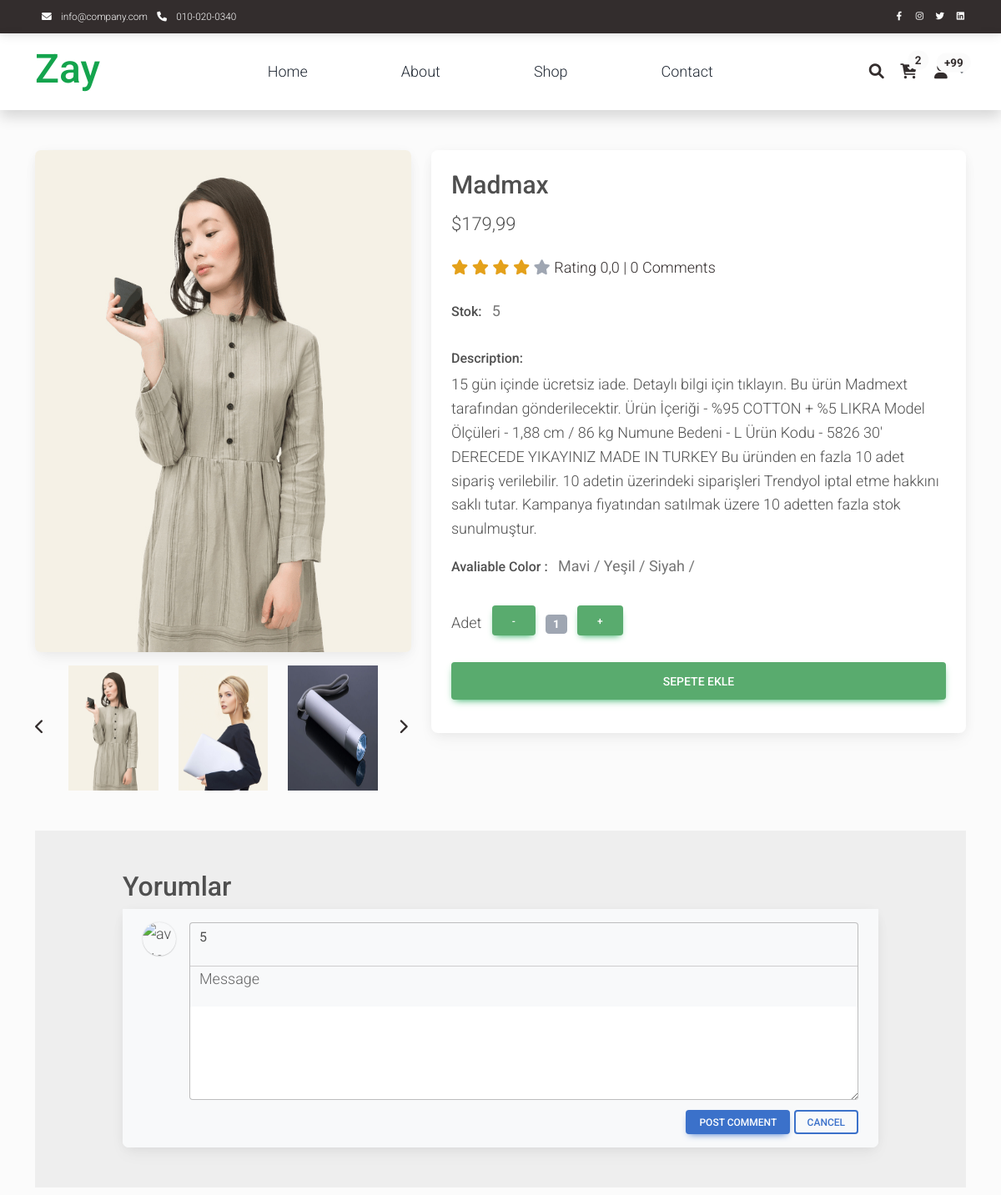
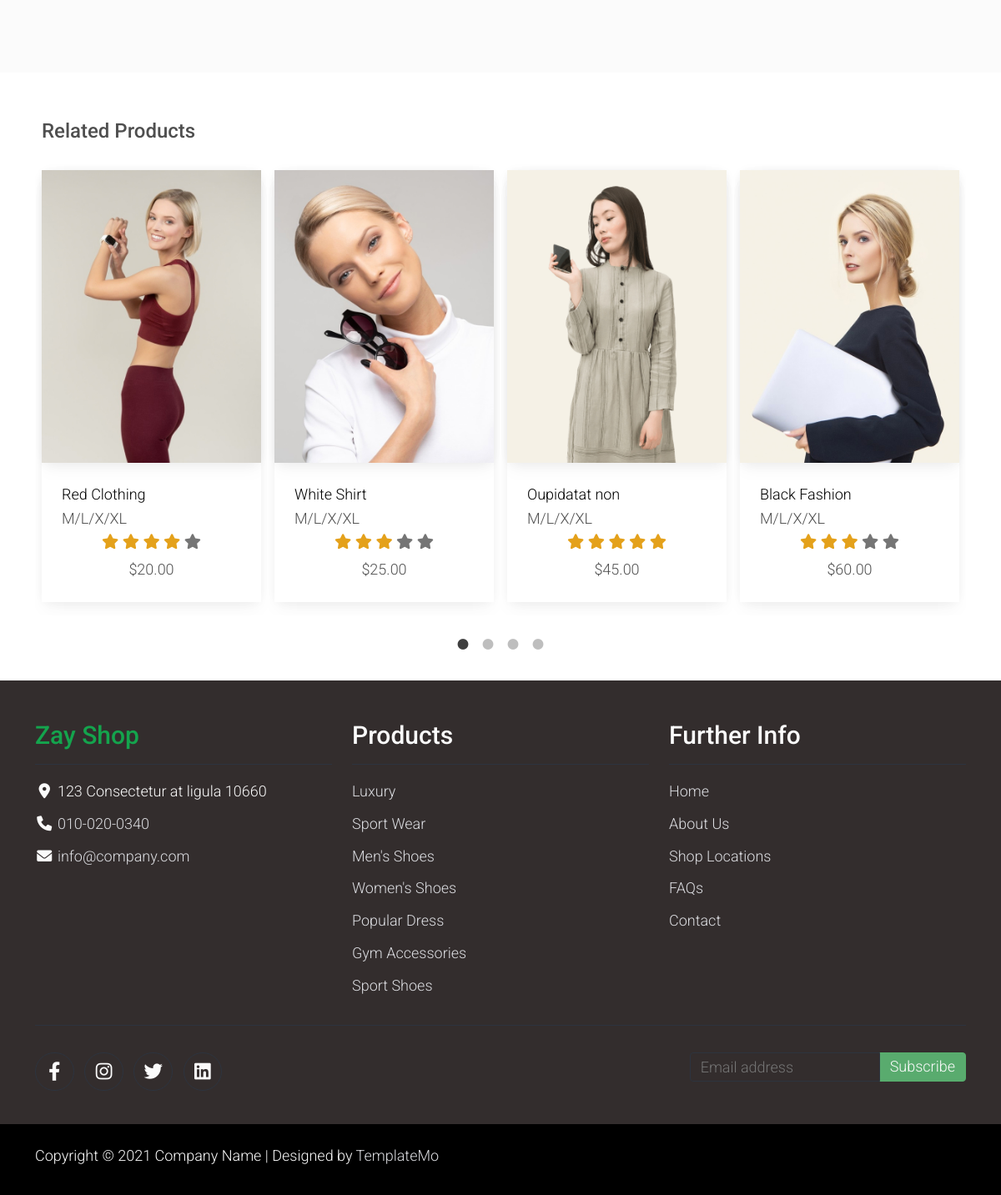
The page /Detail/1/ (signed in) on the database its author committed (2 pictures, top to bottom).
### appMy/models.py (models this page shows, shortened)
class ProductImage(models.Model):
   product = models.ForeignKey(Product, verbose_name=("Ürün"), on_delete=models.CASCADE)
   image = models.ImageField(("Ürün Resmi"), upload_to='product',  max_length=200)

class Product(models.Model):
   user = models.ForeignKey(User, verbose_name=("Kullanıcı"), on_delete=models.CASCADE)
   title = models.CharField(("Başlık"), max_length=50)
   text = models.TextField(("Açıklama"))
   price = models.FloatField(("Fiyat"))
   stok = models.IntegerField(("Stok"))
   colors = models.ManyToManyField(ProductColor, verbose_name=("Ürün Renkleri"))
   stars = models.FloatField(("Ürün Puanı"), default=0)
   date_now = models.DateTimeField(("Tarih - Saat"), auto_now_add=True)

class ProductColor(models.Model):
   title = models.CharField(("Renk"), max_length=50)

### appMy/views.py (the view, shortened to what this page needs)
# urls.py: path('Detail/<id>/', Detail, name='Detail'),
def Detail(request, id):
   product = Product.objects.get(id=id)
   product_img = ProductImage.objects.filter(product=product)
   comments = Comment.objects.filter(product=product)
   context = {
      "product":product,
      "product_img": product_img,
      "comments": comments,
   }
   return render(request, 'shop-single.html', context)

### appUser/context_processors.py (called while the page is built)
def basketsLength(request):
   if request.user.is_authenticated:
      baskets = Basket.objects.filter(user=request.user)
   else:
      baskets = []
   return {"basketsLength":len(baskets)}

### appMy/templates/shop-single.html (shortened to what this page needs)
{% extends 'base.html' %}
{% load static %}
{% block css %}
    <link rel="stylesheet" type="text/css" href="{% static 'css/slick.min.css' %}">
    <link rel="stylesheet" type="text/css" href="{% static 'css/slick-theme.css' %}">
{% endblock css %}
{% block body %}
    <section class="bg-light">
        <div class="container pb-5">
            <div class="row">
                <div class="col-lg-5 mt-5">
                    <div class="card mb-3">
                        <img class="card-img img-fluid" src="{{ product_img.first.image.url }}" alt="Card image cap" id="product-detail">
                    </div>
                    <div class="row">
                        <div class="col-1 align-self-center">
                            <a href="#multi-item-example" role="button" data-bs-slide="prev">
                                <i class="text-dark fas fa-chevron-left"></i>
                            </a>
                        </div>
                        <div id="multi-item-example" class="col-10 carousel slide carousel-multi-item" data-bs-ride="carousel">
                            <div class="carousel-inner product-links-wap" role="listbox">
                                <div class="carousel-item active">
                                    <div class="row">
                                        {% for i in product_img|slice:'0:3' %}
                                        <div class="col-4">
                                            <a href="#">
                                                <img class="card-img img-fluid" src="{{ i.image.url }}" style="height: 150px;" alt="Product Image 1">
                                            </a>
                                        </div>
                                        {% endfor %}
                                    </div>
                                </div>
                            </div>
                        </div>
                        <div class="col-1 align-self-center">
                            <a href="#multi-item-example" role="button" data-bs-slide="next">
                                <i class="text-dark fas fa-chevron-right"></i>
                            </a>
                        </div>
                    </div>
                </div>
                <div class="col-lg-7 mt-5">
                    <div class="card">
                        <div class="card-body">
                            <h1 class="h2">{{ product.title }}</h1>
                            <p class="h3 py-2">${{ product.price }}</p>
                            <p class="py-2">
                                <i class="fa fa-star text-warning"></i>
                                <i class="fa fa-star text-warning"></i>
                                <i class="fa fa-star text-warning"></i>
                                <i class="fa fa-star text-warning"></i>
                                <i class="fa fa-star text-secondary"></i>
                                <span class="list-inline-item text-dark">Rating {{ product.stars }} | {{ comments|length }} Comments</span>
                            </p>
                            <ul class="list-inline">
                                <li class="list-inline-item">
                                    <h6>Stok:</h6>
                                </li>
                                <li class="list-inline-item">
                                    <p class="text-muted"><strong>{{ product.stok }}</strong></p>
                                </li>
                            </ul>
                            <h6>Description:</h6>
                            <p>{{ product.text }}</p>
                            <ul class="list-inline">
                                <li class="list-inline-item">
                                    <h6>Avaliable Color :</h6>
                                </li>
                                <li class="list-inline-item">
                                    <p class="text-muted">
                                        {% for i in product.colors.all %}
                                        <strong>{{ i.title }} /</strong>
                                        {% endfor %}
                                    </p>
                                </li>
                            </ul>
                            <form method="POST">
                                <div class="row">
                                    <div class="col-auto">
                                        <ul class="list-inline pb-3">
                                            <li class="list-inline-item text-right">
                                                Adet
                                            </li>
                                            <li class="list-inline-item"><span class="btn btn-success" id="btn-minus">-</span></li>
                                            <li class="list-inline-item"><span class="badge bg-secondary" id="var-value">1</span></li>
                                            <li class="list-inline-item"><span class="btn btn-success" id="btn-plus">+</span></li>
                                        </ul>
                                    </div>
                                </div>
                                <div class="row pb-3">
                                    <div class="col d-grid">
                                        <button class="btn btn-success btn-lg"   {% if not request.user.is_authenticated %}type="button" data-mdb-toggle="modal" data-mdb-target="#modalsepet" {% else %} type="submit" {% endif %}  name="button" value="btn-shopadd">Sepete Ekle</button>
                                    </div>
                                </div>
                            </form>
                        </div>
                    </div>
                </div>
            </div>
            <section style="background-color: #eee;">
                <div class="container my-5 py-5">
                    <div class="row d-flex justify-content-center">
                        <div class="col-md-12 col-lg-10 col-xl-10">
                            <h2>Yorumlar</h2>
                            <div class="card">
                                <form method="POST" class="card-footer py-3 border-0" style="background-color: #f8f9fa;">
                                    <div class="d-flex flex-start w-100">
                                        <img class="rounded-circle shadow-1-strong me-3"
                                            src="https://mdbcdn.b-cdn.net/img/Photos/Avatars/img%20(19).webp" alt="avatar"
                                            width="40" height="40" />
                                        <div class="form-outline w-100">
                                            <select class="form-control" name="star" id="">
                                                <option value="5">5</option>
                                            </select>
                                            <hr>
                                            <textarea name="text" class="form-control mt-5" id="textAreaExample" rows="4"
                                                style="background: #fff;"></textarea>
                                            <label class="form-label mt-5" for="textAreaExample">Message</label>
                                        </div>
                                    </div>
                                    <div class="float-end mt-2 pt-1">
                                        <button name="button" value="btn-comment" type="submit" class="btn btn-primary btn-sm">Post comment</button>
                                        <button type="button" class="btn btn-outline-primary btn-sm">Cancel</button>
                                    </div>
                                </form>
                            </div>
                        </div>
                    </div>
                </div>
            </section>
        </div>
    </section>
    <section class="py-5">
        <div class="container">
            <div class="row text-left p-2 pb-3">
                <h4>Related Products</h4>
            </div>
            <div id="carousel-related-product">
                <div class="p-2 pb-3">
                    <div class="product-wap card rounded-0">
                        <div class="card rounded-0">
                            <img class="card-img rounded-0 img-fluid" src="{% static 'img/shop_08.jpg' %}">
                        </div>
                        <div class="card-body">
                            <a href="shop-single.html" class="h3 text-decoration-none">Red Clothing</a>
                            <ul class="w-100 list-unstyled d-flex justify-content-between mb-0">
                                <li>M/L/X/XL</li>
                            </ul>
                            <ul class="list-unstyled d-flex justify-content-center mb-1">
                                <li>
                                    <i class="text-warning fa fa-star"></i>
                                    <i class="text-warning fa fa-star"></i>
                                    <i class="text-warning fa fa-star"></i>
                                    <i class="text-warning fa fa-star"></i>
                                    <i class="text-muted fa fa-star"></i>
                                </li>
                            </ul>
                            <p class="text-center mb-0">$20.00</p>
                        </div>
                    </div>
                </div>
                <div class="p-2 pb-3">
                    <div class="product-wap card rounded-0">
                        <div class="card rounded-0">
                            <img class="card-img rounded-0 img-fluid" src="{% static 'img/shop_09.jpg' %}">
                        </div>
                        <div class="card-body">
                            <a href="shop-single.html" class="h3 text-decoration-none">White Shirt</a>
                            <ul class="w-100 list-unstyled d-flex justify-content-between mb-0">
                                <li>M/L/X/XL</li>
                            </ul>
                            <ul class="list-unstyled d-flex justify-content-center mb-1">
                                <li>
                                    <i class="text-warning fa fa-star"></i>
                                    <i class="text-warning fa fa-star"></i>
                                    <i class="text-warning fa fa-star"></i>
                                    <i class="text-muted fa fa-star"></i>
                                    <i class="text-muted fa fa-star"></i>
                                </li>
                            </ul>
                            <p class="text-center mb-0">$25.00</p>
                        </div>
                    </div>
                </div>
                <div class="p-2 pb-3">
                    <div class="product-wap card rounded-0">
                        <div class="card rounded-0">
                            <img class="card-img rounded-0 img-fluid" src="{% static 'img/shop_10.jpg' %}">
                        </div>
                        <div class="card-body">
                            <a href="shop-single.html" class="h3 text-decoration-none">Oupidatat non</a>
                            <ul class="w-100 list-unstyled d-flex justify-content-between mb-0">
                                <li>M/L/X/XL</li>
                            </ul>
                            <ul class="list-unstyled d-flex justify-content-center mb-1">
                                <li>
                                    <i class="text-warning fa fa-star"></i>
                                    <i class="text-warning fa fa-star"></i>
                                    <i class="text-warning fa fa-star"></i>
                                    <i class="text-warning fa fa-star"></i>
                                    <i class="text-warning fa fa-star"></i>
                                </li>
                            </ul>
                            <p class="text-center mb-0">$45.00</p>
                        </div>
                    </div>
                </div>
                <div class="p-2 pb-3">
                    <div class="product-wap card rounded-0">
                        <div class="card rounded-0">
                            <img class="card-img rounded-0 img-fluid" src="{% static 'img/shop_11.jpg' %}">
                        </div>
                        <div class="card-body">
                            <a href="shop-single.html" class="h3 text-decoration-none">Black Fashion</a>
                            <ul class="w-100 list-unstyled d-flex justify-content-between mb-0">
                                <li>M/L/X/XL</li>
                            </ul>
                            <ul class="list-unstyled d-flex justify-content-center mb-1">
                                <li>
                                    <i class="text-warning fa fa-star"></i>
                                    <i class="text-warning fa fa-star"></i>
                                    <i class="text-warning fa fa-star"></i>
                                    <i class="text-muted fa fa-star"></i>
                                    <i class="text-muted fa fa-star"></i>
                                </li>
                            </ul>
                            <p class="text-center mb-0">$60.00</p>
                        </div>
                    </div>
                </div>
            </div>
        </div>
    </section>
{% endblock body %}

### appMy/static/css/templatemo.css (style rules this page uses)
body, ul, li, p, a, label, input, div { font-family: 'Roboto', sans-serif; font-size: 18px !important; font-weight: 300 !important; }
.h2 { font-family: 'Roboto', sans-serif; font-size: 30px !important; font-weight: 300; }
.h3 { font-family: 'Roboto', sans-serif; font-size: 22px !important; }
.text-warning { color: #ede861 !important; }
.text-muted { color: #bcbcbc !important; }
.bg-light { background-color: #e9eef5 !important; }
.btn-success { background-color: #59ab6e !important; border-color: #56ae6c !important; }
.product-wap { box-shadow: 0px 5px 10px 0px rgba(0, 0, 0, 0.10); }
.card.product-wap a { color: #000; }
.form-control { border: 1px solid #e8e8e8; }

### rows shown on the page
ProductImage: first.image (picture), image (picture)
ProductImage: image (picture)
ProductImage: image (picture)
Product: title "Madmax", price "179,99", stars "0,0", stok "5", text "15 gün içinde ücretsiz iade. Detaylı bilgi için tıklayın. Bu ürün Madmext tarafından gönderilecektir. Ürün İçeriği - %95 COTTON + %5 LIKRA Model Ölçüleri - 1,88 cm / 86 kg Numune Bedeni - L Ürün Kodu - 5826 30' DERECEDE YIKAYINIZ MADE IN TURKEY Bu üründen en fazla 10 adet sipariş verilebilir. 10 adetin üzerindeki siparişleri Trendyol iptal etme hakkını saklı tutar. Kampanya fiyatından satılmak üzere 10 adetten fazla stok sunulmuştur."
ProductColor: title "Mavi"
ProductColor: title "Yeşil"
ProductColor: title "Siyah"

### other values the page prints
{{ basketsLength }} "2"
{{ comments|length }} "0"
